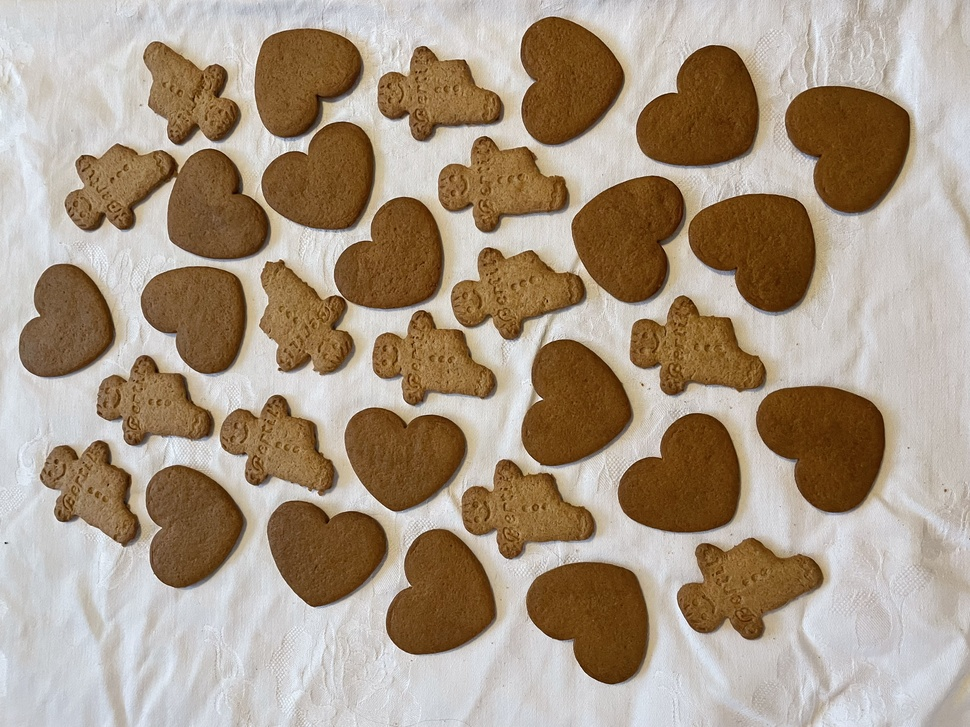
#> input picture Mandatory Assignments/Assignment 1/gingerbreads.jpg, 970 x 727 px, shrunk from 4032 x 3024 before the run
$ python otsu_sceleton.py
#> lines starting #> are read from the running program, lines starting #| are printed output that depends on the picture; after the words box and inside, x2 and y2 are one past the last pixel; in counts of white or black regions, pixels touching at a corner belong together
# -*- coding: utf-8 -*-

__author__ = "Mohammed Idris Omar"
__email__ = "mohammed.idris.omar@nmbu.no"


import numpy as np
from skimage import io
from skimage.color import rgb2gray
import matplotlib.pyplot as plt


def threshold(image, th=None):
    """Returns a binarised version of given image, thresholded at given value.
    Binarises the image using a global threshold `th`. Uses Otsu's method
    to find optimal thrshold value if the threshold variable is None. The
    returned image will be in the form of an 8-bit unsigned integer array
    with 255 as white and 0 as black.
    Parameters:
    -----------
    image : np.ndarray
        Image to binarise. If this image is a colour image then the last
        dimension will be the colour value (as RGB values).
    th : numeric
        Threshold value. Uses Otsu's method if this variable is None.
    Returns:
    --------
    binarised : np.ndarray(dtype=np.uint8)
        Image where all pixel values are either 0 or 255.
    """
    # Setup
    shape = np.shape(image)

    if len(shape) == 3:
        image = image.mean(axis=2)
    elif len(shape) > 3:
        raise ValueError('Must be at 2D image')

    if th is None:
        th = otsu(image)

    return (image > th) * 255


def histogram(image):
    shape = np.shape(image)

    if len(shape) != 2:
        raise ValueError('Must be a 2D image')

    histogram, bin_edges = np.histogram(image, bins=256, range=(0, 1))

    return histogram


def otsu(image):
    """Finds the optimal thresholdvalue of given image using Otsu's method.
    """
    shape = np.shape(image)
    height, width = shape[0], shape[1]
    hist = histogram(image)

    sum_all = 0
    for t in range(256):
        sum_all += t * hist[t]

    sum_back, weight_b, weight_f, var_max, th = 0, 0, 0, 0, 0
    total = height * width

    for t in range(256):

        weight_b += hist[t]
        if weight_b == 0:
            continue

        weight_f = total - weight_b
        if weight_f == 0:
            break

        sum_back += t * hist[t]
        mean_b = sum_back / weight_b
        mean_f = (sum_all - sum_back) / weight_f

        var_b = weight_b * weight_f * (mean_b - mean_f) ** 2

        if var_b > var_max:
            var_max = var_b
            th = t

    return th


def create_plots(image, th):
    image_gray = rgb2gray(image)
    hist = histogram(image_gray)
    binary = threshold(image, th)

    fig, axes = plt.subplots(ncols=3, figsize=(10, 3))
    axes[0].imshow(image_gray, cmap='gray')
    axes[0].set_title("Original")

    axes[1].plot(hist)
    axes[1].set_title("Histogram")

    axes[2].imshow(binary, cmap='gray')
    axes[2].set_title("Thresholded")

    plt.savefig("Orig_Hist_Thres_applied", format="png")
    plt.show()


if '__main__' == __name__:
    image = io.imread('gingerbreads.jpg')
#> image is the input picture: shape (727, 970, 3); mean R, G, B 168.5, 151.6, 132.6
    grayscale = rgb2gray(image)
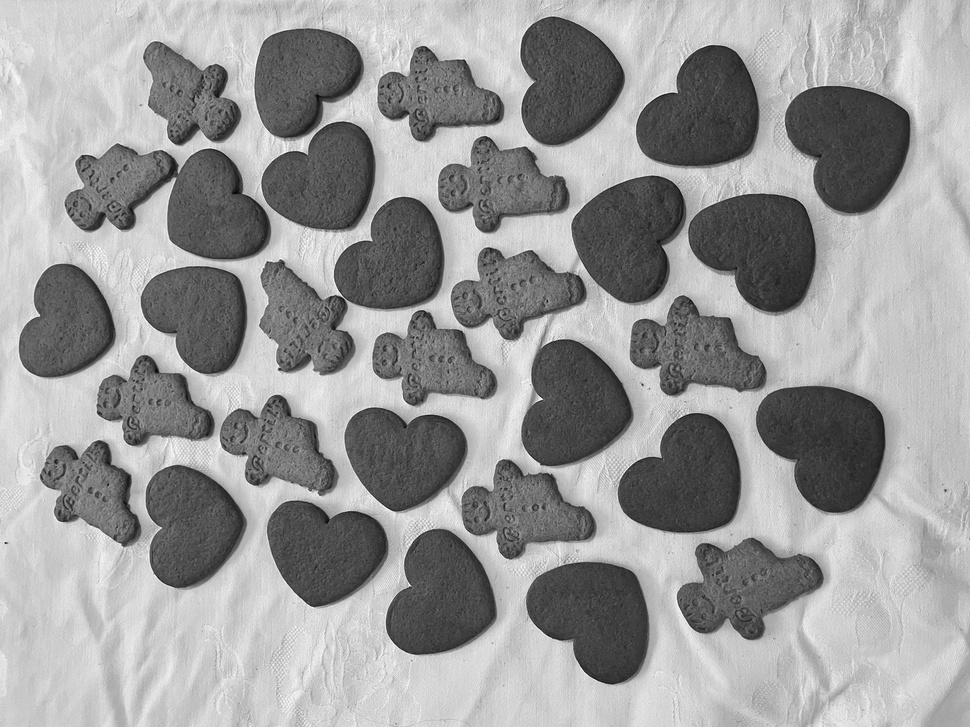
#> grayscale: shape (727, 970) float64; min 0.0261, max 1, mean 0.603
    th = otsu(grayscale)
#> in histogram, `histogram, bin_edges = np.histogram(image, bins=256, range=(0, 1))`: histogram = 256 values, max 13523 at index 207, min 0 at index 0, mean 2754.6; bin_edges = 257 values from 0 to 1
#> in otsu, `hist = histogram(image)`: hist has the same summary as histogram in histogram
#> the loop in otsu, `for t in range(256):` made 256 passes
#> sum_all on passes 1 to 3: 0, 0, 0
#> after the loop in otsu, `for t in range(256):`: sum_all = 108513632
#> the loop in otsu, `for t in range(256): ` made 256 passes
#> (weight_b, weight_f, sum_back, mean_b, mean_f, var_max) on passes 7 to 18: (1, 705189, 6, 6, 153.9, 1.54e+10), (2, 705188, 13, 6.5, 153.9, 3.06e+10), (6, 705184, 45, 7.5, 153.9, 9.07e+10), (8, 705182, 63, 7.88, 153.9, 1.2e+11), (10, 705180, 83, 8.3, 153.9, 1.49e+11), (12, 705178, 105, 8.75, 153.9, 1.78e+11), (17, 705173, 165, 9.71, 153.9, 2.49e+11), (19, 705171, 191, 10.05, 153.9, 2.77e+11), (24, 705166, 261, 10.88, 153.9, 3.46e+11), (31, 705159, 366, 11.81, 153.9, 4.41e+11), (38, 705152, 478, 12.58, 153.9, 5.35e+11), (49, 705141, 665, 13.57, 153.9, 6.8e+11)
    create_plots(image, th)
#> in threshold, `return (image > th) * 255`:
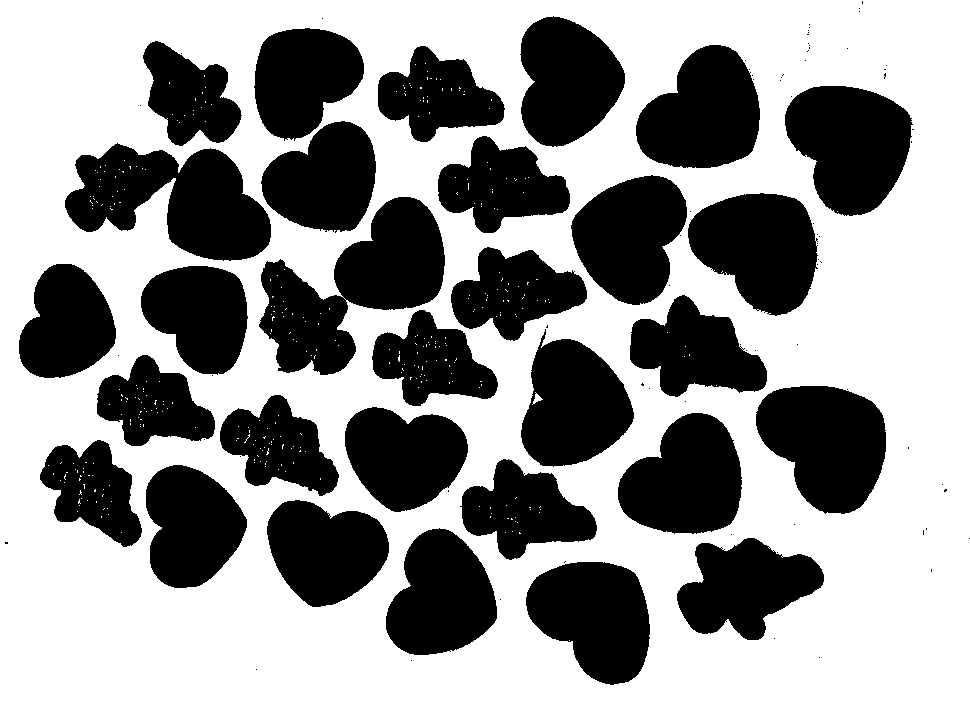
#> returned value: shape (727, 970) int64; 59.7% white; 101 black regions (71 under 20 px), largest, box (x1, y1, x2, y2) and area: (259, 197, 445, 375) 16170, (65, 143, 271, 261) 14714, (756, 386, 886, 514) 12110
#> in create_plots, `plt.savefig("Orig_Hist_Thres_applied", format="png")`:
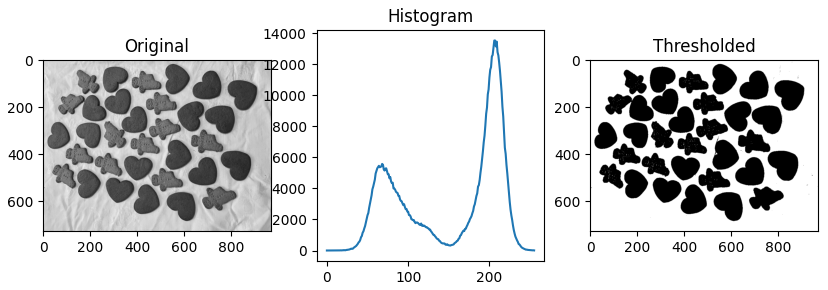
#> figure drawn by matplotlib, 3 panels; panel 2: curve peaks at x = 207, y = 13523
